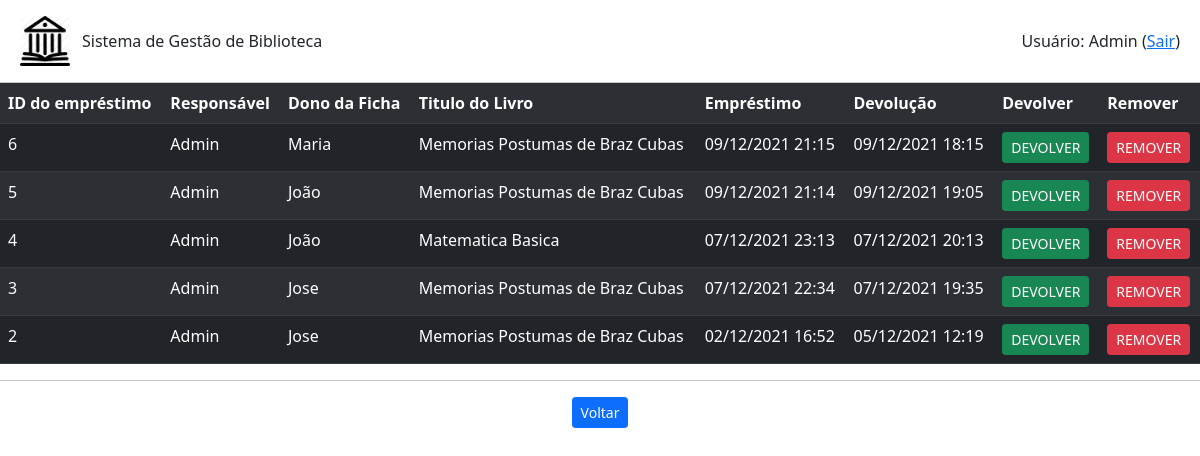
/livro/emprestimo/listar (signed in), run on an earlier commit of the app's database.
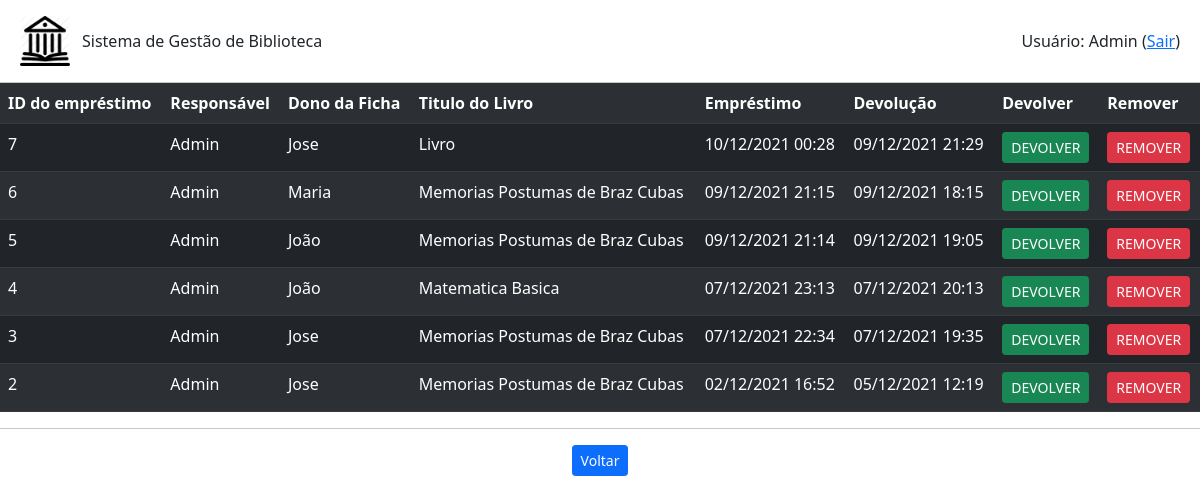
And on a later commit of the database.
### emprestimo.py (models this page shows)
class Emprestimo(db.Model):
    id = db.Column(db.Integer, primary_key=True)
    id_usuario = db.Column(db.Integer,db.ForeignKey('usuario.id'))
    id_livro = db.Column(db.Integer,db.ForeignKey('livro.id'))
    id_ficha = db.Column(db.Integer,db.ForeignKey('ficha.id'))
    data_emprestimo = db.Column(db.DateTime, unique=False, nullable=False, default=func.now())
    data_devolucao = db.Column(db.DateTime, unique=False, nullable=True)

### usuario.py (models this page shows)
class Usuario(db.Model):
    id = db.Column(db.Integer, primary_key=True)
    nome = db.Column(db.String(200), unique=False, nullable=False)
    username = db.Column(db.String(80), unique=True, nullable=False)
    email = db.Column(db.String(120), unique=True, nullable=False)
    telefone = db.Column(db.String(20),unique=False, nullable=False)
    senha = db.Column(db.String(80), unique=False, nullable=False)
    admin = db.Column(db.Boolean(), default=False)
    emprestimo = db.relationship('Emprestimo', backref='usuario', lazy=True)

### ficha.py (models this page shows)
class Ficha(db.Model):
    id = db.Column(db.Integer, primary_key=True)
    nome = db.Column(db.String(200), unique=False, nullable=False)
    cpf = db.Column(db.String(20), unique=True, nullable=False)
    email = db.Column(db.String(120), unique=True, nullable=False)
    emprestimo = db.relationship('Emprestimo', backref='ficha', lazy=True)

### livro.py (models this page shows)
class Livro(db.Model):
    id = db.Column(db.Integer, primary_key=True)
    titulo = db.Column(db.String(200), unique=False, nullable=False)
    autor = db.Column(db.String(80), unique=False, nullable=False)
    genero = db.Column(db.String(120), unique=False, nullable=False)
    disponivel = db.Column(db.Boolean, default=True)
    emprestimo = db.relationship('Emprestimo', backref='livro', lazy=True)

### app.py (the view)
@app.route('/livro/emprestimo/listar')
def listar_emprestimos():
    if session.get('autenticado',False)==False:
        flash(u'Login necessário!', category='warning')
        return(redirect(url_for('login')))
    emprestimos = Emprestimo.query.order_by(Emprestimo.data_emprestimo.desc()).all()
    return(render_template('emprestimos.html', emprestimos=emprestimos))

### templates/emprestimos.html (shortened to what this page needs)
{% extends "base.html" %}
{% block conteudo %}
<table class="table table-dark table-striped">
    <tr>
        <th>ID do empréstimo</th>
        <th>Responsável</th>
        <th>Dono da Ficha</th>
        <th>Titulo do Livro</th>
        <th>Empréstimo</th>
        <th>Devolução</th>
        <th>Devolver</th>
        <th>Remover</th>
    </tr>
    {% for emprestimo in emprestimos %}
        <tr>
            <td>{{emprestimo.id}}</td>
            <td>{{emprestimo.usuario.nome}}</td>
            <td>{{emprestimo.ficha.nome}}</td>
            <td>{{emprestimo.livro.titulo}}</td>
            <td>{{emprestimo.data_emprestimo.strftime('%d/%m/%Y %H:%M')}}</td>
            {% if emprestimo.data_devolucao is not none %}
                <td>{{emprestimo.data_devolucao.strftime('%d/%m/%Y %H:%M')}}</td>
            {% else %}
                <td>NÃO DEVOLVIDA</td>
            {% endif %}
            <td>
                <a class="btn btn-success btn-sm" href="{{url_for('devolver_emprestimo',id_emprestimo=emprestimo.id)}}" role="button">DEVOLVER</a>
            </td>
            <td>
                <a class="btn btn-danger btn-sm" href="{{url_for('remover_emprestimo',id_emprestimo=emprestimo.id)}}" role="button">REMOVER</a>
            </td>
        </tr>
    {% endfor %}
</table>
<hr>
    <div class="row text-center">
        <div class="col mr-1">
            <a class="btn btn-primary btn-sm" href="{{url_for('root')}}" role="button">Voltar</a>
        </div>
    </div>
{% endblock %}

### templates/base.html (shortened to what this page needs)
<!DOCTYPE html>
<html>
    <head>
      <link href="https://cdn.jsdelivr.net/npm/bootstrap@5.1.3/dist/css/bootstrap.min.css" rel="stylesheet">
    </head>
  <body>
    <div class="row mx-0 mb-3 mt-3">
      <div class="col-md-auto ms-2 my-auto" style="width: 62px;">
          <img src="{{url_for('static', filename='Biblioteca_icon.png')}}" style="width: 50px; height: 50px;">
      </div>
      <div class="col my-auto" style="height: 100%;">
        Sistema de Gestão de Biblioteca
      </div>
      <div class="col text-end me-2 my-auto" style="height: 100%;">
        {% if session.get('autenticado',False)==False %}
          <a class="btn btn-primary" href="{{url_for('login')}}" role="button">Entrar</a>
        {% else %}
          Usuário: {{session.get('nome')}}
          (<a href="{{url_for('logout')}}">Sair</a>)
        {% endif %}
      </div>
    </div>
    <hr class="my-0">
    {% block conteudo %}
    {% endblock %}
  </body>
</html>

What changed in the data, as far as the page shows it:
added Emprestimo: id "7", usuario.nome "Admin", ficha.nome "Jose", livro.titulo "Livro", data_emprestimo "10/12/2021 00:28", data_devolucao "09/12/2021 21:29"
